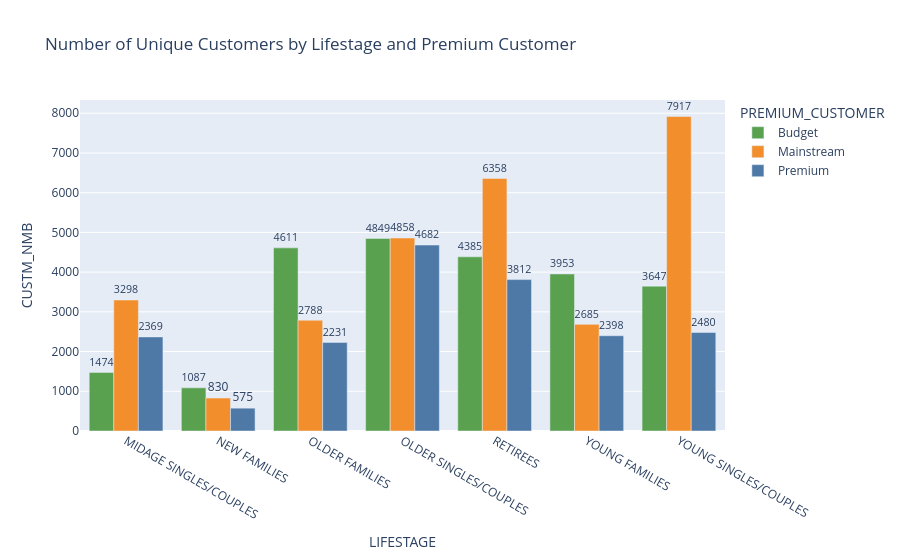

Here is the notebook cell this chart was saved with:
### Code cell
# plot bar graph
fig = px.bar(
    cust_nmb,
    x='LIFESTAGE',
    y='CUSTM_NMB',
    color='PREMIUM_CUSTOMER',
    color_discrete_map=color_map,
    barmode='group',   # groups bars by PREMIUM_CUSTOMER within each LIFESTAGE
    text='CUSTM_NMB',  # show counts on top of bars
    title='Number of Unique Customers by Lifestage and Premium Customer'
)

# styling
fig.update_traces(textposition='outside')

fig.show()

### Figure 1 — Plotly figure (JSON) as saved in the notebook; plotly's stock layout.template omitted (floating-point values rounded to 4 significant figures)
{"data": [{"alignmentgroup": "True", "hovertemplate": "PREMIUM_CUSTOMER=Budget<br>LIFESTAGE=%{x}<br>CUSTM_NMB=%{text}<extra></extra>", "legendgroup": "Budget", "marker": {"color": "#59a14f", "pattern": {"shape": ""}}, "name": "Budget", "offsetgroup": "Budget", "orientation": "v", "showlegend": true, "text": [1474.0, 1087.0, 4611.0, 4849.0, 4385.0, 3953.0, 3647.0], "textposition": "outside", "type": "bar", "x": ["MIDAGE SINGLES/COUPLES", "NEW FAMILIES", "OLDER FAMILIES", "OLDER SINGLES/COUPLES", "RETIREES", "YOUNG FAMILIES", "YOUNG SINGLES/COUPLES"], "xaxis": "x", "y": [1474, 1087, 4611, 4849, 4385, 3953, 3647], "yaxis": "y"}, {"alignmentgroup": "True", "hovertemplate": "PREMIUM_CUSTOMER=Mainstream<br>LIFESTAGE=%{x}<br>CUSTM_NMB=%{text}<extra></extra>", "legendgroup": "Mainstream", "marker": {"color": "#f28e2b", "pattern": {"shape": ""}}, "name": "Mainstream", "offsetgroup": "Mainstream", "orientation": "v", "showlegend": true, "text": [3298.0, 830.0, 2788.0, 4858.0, 6358.0, 2685.0, 7917.0], "textposition": "outside", "type": "bar", "x": ["MIDAGE SINGLES/COUPLES", "NEW FAMILIES", "OLDER FAMILIES", "OLDER SINGLES/COUPLES", "RETIREES", "YOUNG FAMILIES", "YOUNG SINGLES/COUPLES"], "xaxis": "x", "y": [3298, 830, 2788, 4858, 6358, 2685, 7917], "yaxis": "y"}, {"alignmentgroup": "True", "hovertemplate": "PREMIUM_CUSTOMER=Premium<br>LIFESTAGE=%{x}<br>CUSTM_NMB=%{text}<extra></extra>", "legendgroup": "Premium", "marker": {"color": "#4e79a7", "pattern": {"shape": ""}}, "name": "Premium", "offsetgroup": "Premium", "orientation": "v", "showlegend": true, "text": [2369.0, 575.0, 2231.0, 4682.0, 3812.0, 2398.0, 2480.0], "textposition": "outside", "type": "bar", "x": ["MIDAGE SINGLES/COUPLES", "NEW FAMILIES", "OLDER FAMILIES", "OLDER SINGLES/COUPLES", "RETIREES", "YOUNG FAMILIES", "YOUNG SINGLES/COUPLES"], "xaxis": "x", "y": [2369, 575, 2231, 4682, 3812, 2398, 2480], "yaxis": "y"}], "layout": {"barmode": "group", "legend": {"title": {"text": "PREMIUM_CUSTOMER"}, "tracegroupgap": 0}, "title": {"text": "Number of Unique Customers by Lifestage and Premium Customer"}, "xaxis": {"anchor": "y", "domain": [0, 1], "title": {"text": "LIFESTAGE"}}, "yaxis": {"anchor": "x", "domain": [0, 1], "title": {"text": "CUSTM_NMB"}}}}
